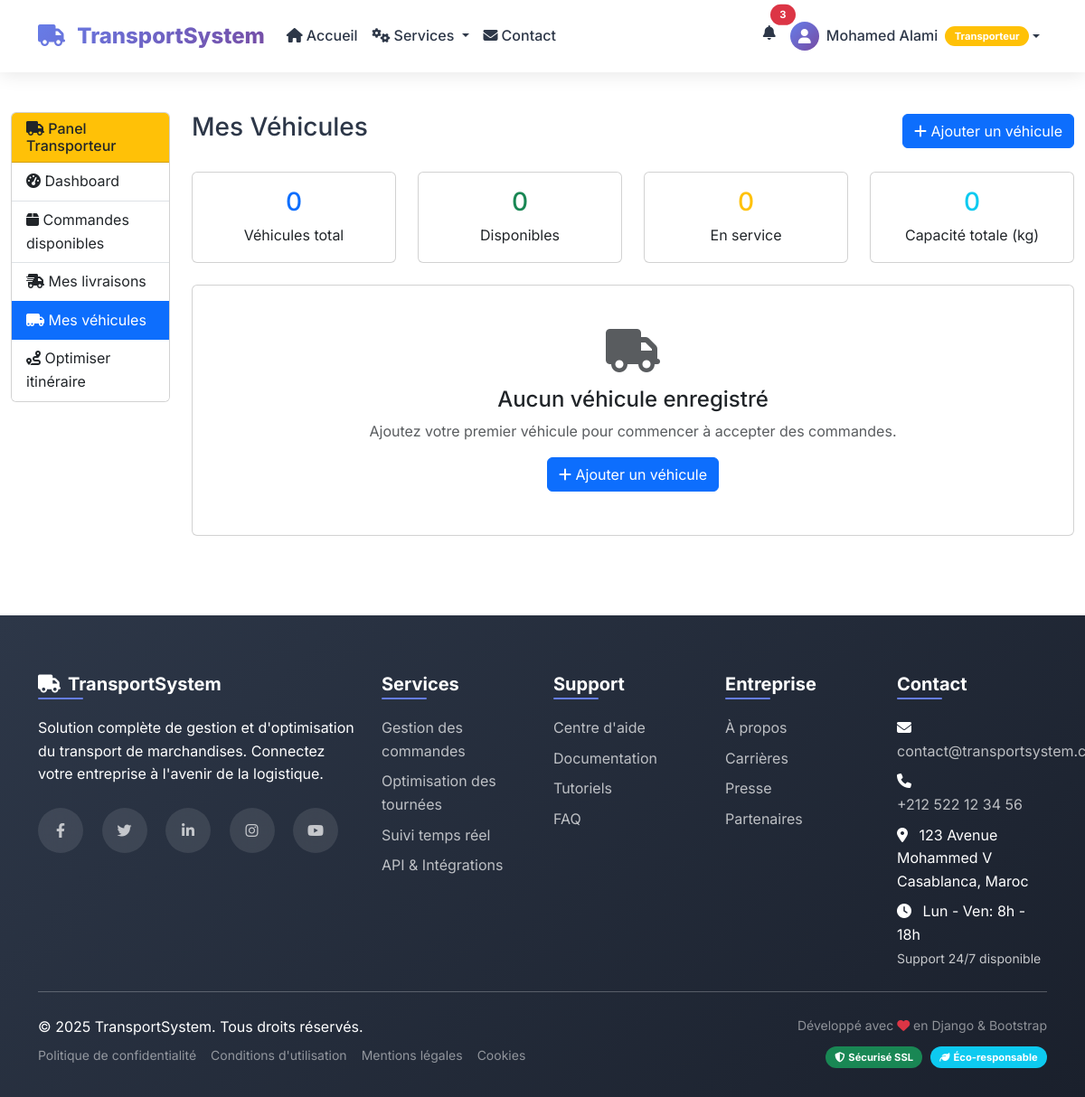
Page /transporteur/vehicules/ (signed in) on the earlier database version.
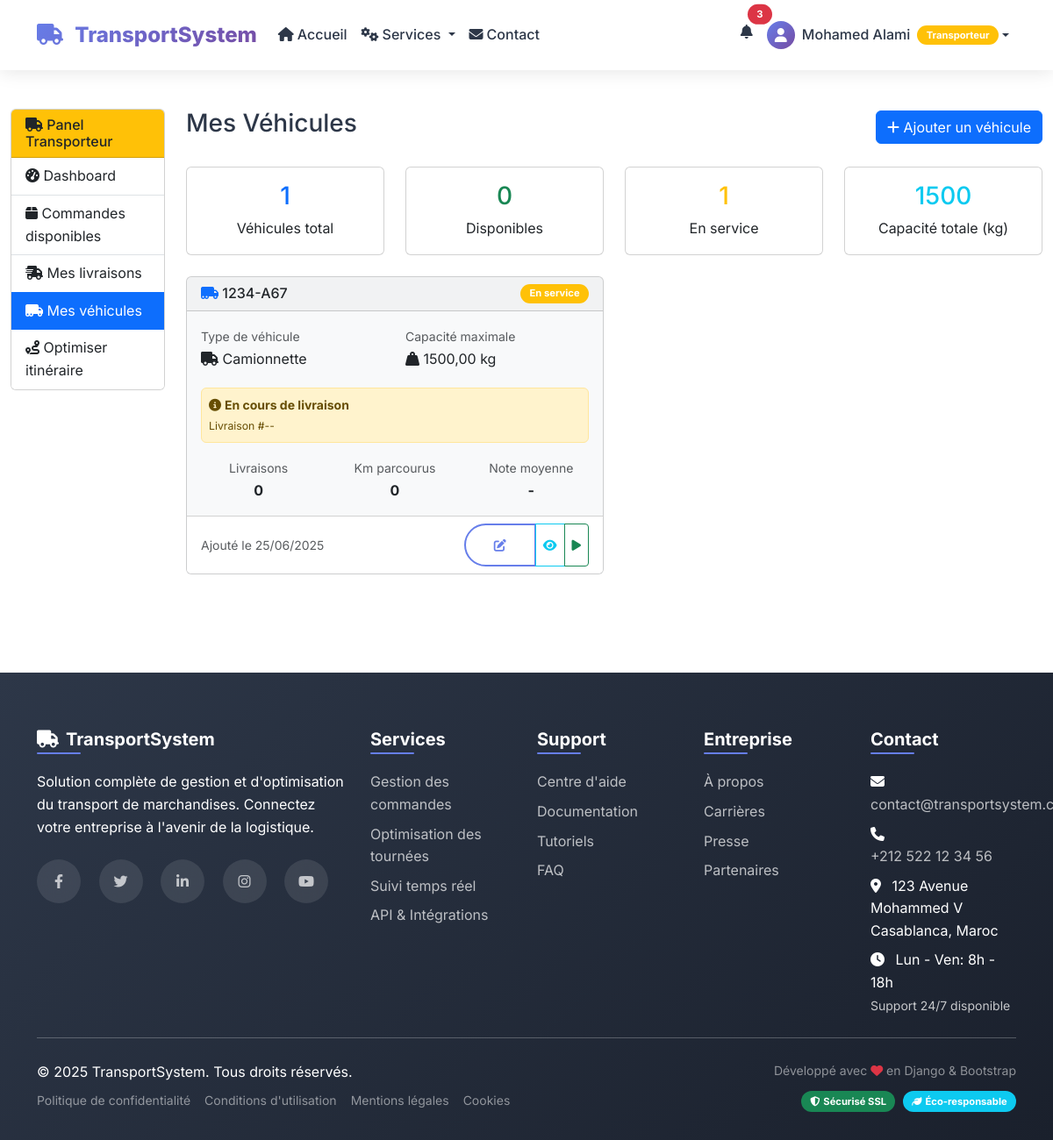
Same page on the later database version.
### utilisateurs/models.py (models this page shows, shortened)
class Vehicule(models.Model):
    TYPE_CHOICES = [
        ('camionnette', 'Camionnette'),
        ('camion', 'Camion'),
        ('semi_remorque', 'Semi-remorque'),
    ]
    id = models.AutoField(primary_key=True)
    transporteur = models.ForeignKey(User, on_delete=models.CASCADE, related_name='vehicules')
    immatriculation = models.CharField(max_length=20, unique=True)
    type_vehicule = models.CharField(max_length=20, choices=TYPE_CHOICES)
    capacite_max = models.DecimalField(max_digits=10, decimal_places=2, validators=[MinValueValidator(Decimal('0.01'))])
    disponible = models.BooleanField(default=True)
    marque = models.CharField(max_length=50, blank=True, null=True)
    modele = models.CharField(max_length=50, blank=True, null=True)
    annee = models.IntegerField(blank=True, null=True, validators=[MinValueValidator(1900), MaxValueValidator(2030)])
    couleur = models.CharField(max_length=30, blank=True, null=True)
    notes = models.TextField(blank=True)
    date_ajout = models.DateTimeField(auto_now_add=True)
    class Meta:
        managed = True
        db_table = 'vehicules'
        ordering = ['-date_ajout']
    def get_type_vehicule_display(self):
        return dict(self.TYPE_CHOICES).get(self.type_vehicule, self.type_vehicule)
    @property
    def total_livraisons(self):
        return self.livraisons.filter(statut='livree').count()
    @property
    def km_parcourus(self):
        return self.total_livraisons * 50  # Simulation: 50km par livraison
    @property
    def note_moyenne(self):
        return 4.2 if self.total_livraisons > 0 else None

### utilisateurs/views.py (the view)
    def _wrapped_view(request, *args, **kwargs):
        if 'user_id' not in request.session or request.session.get('role') != 'transporteur':
            messages.error(request, 'Accès non autorisé.')
            return redirect('login')
        return view_func(request, *args, **kwargs)

### utilisateurs/views.py (called while the page is built)
def transporteur_required(view_func):
    def _wrapped_view(request, *args, **kwargs):
        if 'user_id' not in request.session or request.session.get('role') != 'transporteur':
            messages.error(request, 'Accès non autorisé.')
            return redirect('login')
        return view_func(request, *args, **kwargs)
    return _wrapped_view

@transporteur_required
def transporteur_vehicules(request):
    user_id = request.session['user_id']
    vehicules = Vehicule.objects.filter(transporteur_id=user_id).order_by('-id')
    vehicules_disponibles = vehicules.filter(disponible=True).count()
    vehicules_en_service = vehicules.filter(disponible=False).count()
    capacite_totale = sum(float(v.capacite_max) for v in vehicules)
    context = {
        'vehicules': vehicules,
        'vehicules_disponibles': vehicules_disponibles,
        'vehicules_en_service': vehicules_en_service,
        'capacite_totale': int(capacite_totale),
    }
    return render(request, 'transporteur/transporteur_vehicules.html', context)

### templates/transporteur/transporteur_vehicules.html (shortened to what the changed rows need)
{% extends 'public/base.html' %}
{% block content %}
<div class="container-fluid py-4">
    <div class="row">
        <div class="col-md-9 col-lg-10">
            <div class="d-flex justify-content-between align-items-center mb-4">
                <h1 class="h3">Mes Véhicules</h1>
            </div>
            <div class="row mb-4">
                <div class="col-md-3">
                    <div class="card text-center">
                        <div class="card-body">
                            <h3 class="text-primary">{{ vehicules.count }}</h3>
                            <p class="mb-0">Véhicules total</p>
                        </div>
                    </div>
                </div>
                <div class="col-md-3">
                    <div class="card text-center">
                        <div class="card-body">
                            <h3 class="text-warning">{{ vehicules_en_service }}</h3>
                            <p class="mb-0">En service</p>
                        </div>
                    </div>
                </div>
                <div class="col-md-3">
                    <div class="card text-center">
                        <div class="card-body">
                            <h3 class="text-info">{{ capacite_totale }}</h3>
                            <p class="mb-0">Capacité totale (kg)</p>
                        </div>
                    </div>
                </div>
            </div>
            {% if vehicules %}
                <div class="row">
                    {% for vehicule in vehicules %}
                    <div class="col-lg-6 mb-4">
                        <div class="card h-100 {% if not vehicule.disponible %}bg-light{% endif %}">
                            <div class="card-header d-flex justify-content-between align-items-center">
                                <h6 class="mb-0">
                                    <i class="fas fa-truck-moving text-primary"></i>
                                    {{ vehicule.immatriculation }}
                                </h6>
                                <div class="btn-group">
                                    <span class="badge {% if vehicule.disponible %}bg-success{% else %}bg-warning{% endif %}">
                                        {% if vehicule.disponible %}Disponible{% else %}En service{% endif %}
                                    </span>
                                </div>
                            </div>
                            <div class="card-body">
                                <div class="row mb-3">
                                    <div class="col-6">
                                        <small class="text-muted">Type de véhicule</small>
                                        <p class="mb-1">
                                            <i class="fas fa-truck"></i> {{ vehicule.get_type_vehicule_display }}
                                        </p>
                                    </div>
                                    <div class="col-6">
                                        <small class="text-muted">Capacité maximale</small>
                                        <p class="mb-1">
                                            <i class="fas fa-weight-hanging"></i> {{ vehicule.capacite_max }} kg
                                        </p>
                                    </div>
                                </div>
                                {% if not vehicule.disponible %}
                                <div class="alert alert-warning alert-sm">
                                    <i class="fas fa-info-circle"></i>
                                    <strong>En cours de livraison</strong>
                                    <br><small>Livraison #{{ vehicule.livraison_actuelle.id|default:"--" }}</small>
                                </div>
                                {% endif %}
                                <div class="row text-center mt-3">
                                    <div class="col-4">
                                        <small class="text-muted">Livraisons</small>
                                        <div class="font-weight-bold">{{ vehicule.total_livraisons|default:0 }}</div>
                                    </div>
                                    <div class="col-4">
                                        <small class="text-muted">Km parcourus</small>
                                        <div class="font-weight-bold">{{ vehicule.km_parcourus|default:0 }}</div>
                                    </div>
                                    <div class="col-4">
                                        <small class="text-muted">Note moyenne</small>
                                        <div class="font-weight-bold">
                                            {{ vehicule.note_moyenne|default:"-" }}
                                        </div>
                                    </div>
                                </div>
                            </div>
                            <div class="card-footer bg-white">
                                <div class="d-flex justify-content-between align-items-center">
                                    <small class="text-muted">
                                        Ajouté le {{ vehicule.date_ajout|date:"d/m/Y"|default:"--" }}
                                    </small>
                                    <div class="btn-group">
                                        <button class="btn btn-sm btn-outline-primary" onclick="editVehicule({{ vehicule.id }})">
                                            <i class="fas fa-edit"></i>
                                        </button>
                                        <button class="btn btn-sm btn-outline-info" onclick="showVehiculeDetails({{ vehicule.id }})">
                                            <i class="fas fa-eye"></i>
                                        </button>
                                        {% if vehicule.disponible %}
                                        <button class="btn btn-sm btn-outline-warning" onclick="toggleDisponibilite({{ vehicule.id }})">
                                            <i class="fas fa-pause"></i>
                                        </button>
                                        {% else %}
                                        <button class="btn btn-sm btn-outline-success" onclick="toggleDisponibilite({{ vehicule.id }})">
                                            <i class="fas fa-play"></i>
                                        </button>
                                        {% endif %}
                                    </div>
                                </div>
                            </div>
                        </div>
                    </div>
                    {% endfor %}
                </div>
            {% else %}
                <div class="card">
                    <div class="card-body text-center py-5">
                        <i class="fas fa-truck fa-3x text-muted mb-3"></i>
                        <h4>Aucun véhicule enregistré</h4>
                        <p class="text-muted">Ajoutez votre premier véhicule pour commencer à accepter des commandes.</p>
                        <a href="{% url 'transporteur_add_vehicule' %}" class="btn btn-primary">
                            <i class="fas fa-plus"></i> Ajouter un véhicule
                        </a>
                    </div>
                </div>
            {% endif %}
        </div>
    </div>
</div>
{% endblock %}

Differences in the rows shown:
added Vehicule: immatriculation "1234-A67", disponible "En service", type_vehicule "Camionnette", capacite_max "1500,00", livraison_actuelle.id "--", total_livraisons "0", km_parcourus "0", note_moyenne "-", date_ajout "25/06/2025"
Other differences:
{{ vehicules.count }}: "0" → "1"
{{ vehicules_en_service }}: "0" → "1"
{{ capacite_totale }}: "0" → "1500"
text no longer shown: "Aucun véhicule enregistré Ajoutez votre premier véhicule pour commencer à accepter des commandes. Ajouter un véhicule"
